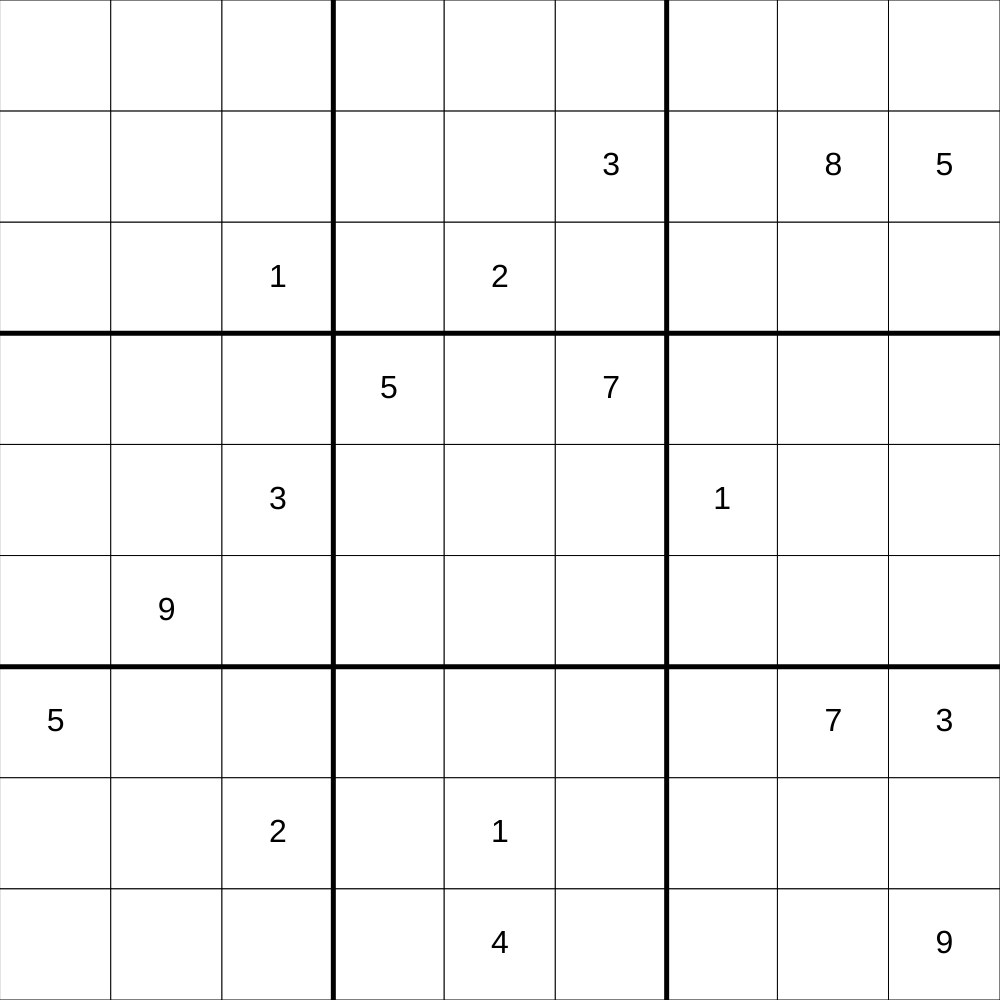
Frame 1 (no input)
Frame 60 (no input): identical to frame 1, image omitted
Frame 120 (the mouse pressed at the canvas centre since frame 60): identical to frame 1, image omitted

The p5.js sketch that drew this single still picture (run headless with seeded random() and noise() and a simulated clock; from frame 60 on, the mouse is pressed at the canvas centre):

// p5.js sketch
// ── sketch.js
// 2D Array Demo -- Drawing a Grid
// Schellenberg
// March 20, 2023

let grid = [[0, 0, 0, 0, 0, 0, 0, 0, 0],
            [0, 0, 0, 0, 0, 3, 0, 8, 5],
            [0, 0, 1, 0, 2, 0, 0, 0, 0],
            [0, 0, 0, 5, 0, 7, 0, 0, 0],
            [0, 0, 3, 0, 0, 0, 1, 0, 0],
            [0, 9, 0, 0, 0, 0, 0, 0, 0],
            [5, 0, 0, 0, 0, 0, 0, 7, 3],
            [0, 0, 2, 0, 1, 0, 0, 0, 0],
            [0, 0, 0, 0, 4, 0, 0, 0, 9]];

const ROWS = 9;
const COLS = 9;
let cellSize;

function setup() {
  if (windowWidth < windowHeight) {
    createCanvas(windowWidth, windowWidth);
  }
  else {
    createCanvas(windowHeight, windowHeight);
  }

  if (width < height) {
    cellSize = width/ROWS;
  }
  else {
    cellSize = height/ROWS;
  }
}

function draw() {
  background(220);
  displayGrid();
  drawBoxes();
}

function drawBoxes() {
  strokeWeight(5);
  line(3*cellSize, 0, 3*cellSize, height);
  line(6*cellSize, 0, 6*cellSize, height);

  line(0, 3*cellSize, width, 3*cellSize);
  line(0, 6*cellSize, width, 6*cellSize);
}

function displayGrid() {
  strokeWeight(1);
  for (let y = 0; y < ROWS; y++) {
    for (let x = 0; x < COLS; x++) {
      fill("white");
      rect(x * cellSize, y * cellSize, cellSize, cellSize);
      if (grid[y][x] !== 0) {
        fill("black");
        textAlign(CENTER, CENTER);
        textSize(32);
        text(grid[y][x], x * cellSize + cellSize/2, y * cellSize + cellSize/2)
      }
    }
  }
}
